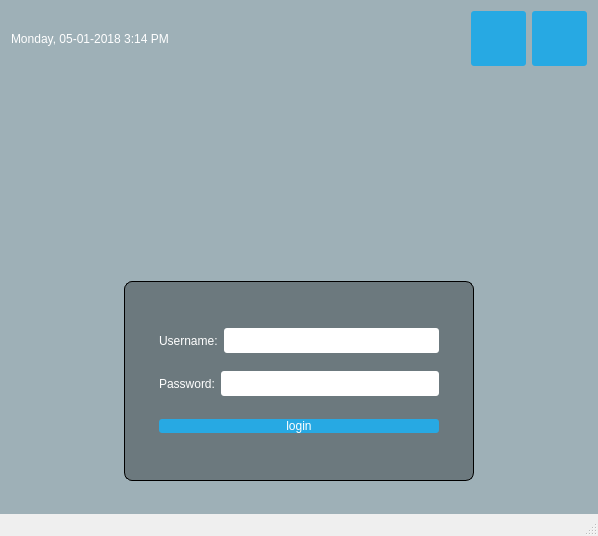
<?xml version="1.0" encoding="UTF-8"?>
<ui version="4.0">
 <class>MainWindow</class>
 <widget class="QMainWindow" name="MainWindow">
  <property name="geometry">
   <rect>
    <x>0</x>
    <y>0</y>
    <width>598</width>
    <height>536</height>
   </rect>
  </property>
  <property name="windowTitle">
   <string>MainWindow</string>
  </property>
  <property name="styleSheet">
   <string notr="true"/>
  </property>
  <property name="iconSize">
   <size>
    <width>24</width>
    <height>24</height>
   </size>
  </property>
  <widget class="QWidget" name="centralWidget">
   <property name="styleSheet">
    <string notr="true">#topPanel { background-color:
qlineargradient(spread:reflect, x1:0.5, y1:0, x2:0, y2:0,
stop:0 rgba(91, 204, 233, 100), stop:1 rgba(32, 80, 96,
100)); }
#centralWidget { 
background: rgba(32, 80, 96, 100);
border-image: url(:/images/4.jpg); 
}
#loginForm
{
background: rgba(0, 0, 0, 80);
border-radius: 8px;
}
QLabel { color: white; }
QLineEdit { border-radius: 3px; }
QPushButton
{
color: white;
background-color: #27a9e3;
border-width: 0px;
border-radius: 3px;
}
QPushButton:hover { background-color: #66c011; }

</string>
   </property>
   <layout class="QVBoxLayout" name="verticalLayout">
    <property name="leftMargin">
     <number>0</number>
    </property>
    <property name="topMargin">
     <number>0</number>
    </property>
    <property name="rightMargin">
     <number>0</number>
    </property>
    <property name="bottomMargin">
     <number>0</number>
    </property>
    <item>
     <widget class="QWidget" name="topPanel" native="true">
      <layout class="QHBoxLayout" name="horizontalLayout">
       <item>
        <widget class="QLabel" name="currentDateTime">
         <property name="text">
          <string>Monday, 05-01-2018 3:14 PM</string>
         </property>
        </widget>
       </item>
       <item>
        <spacer name="horizontalSpacer">
         <property name="orientation">
          <enum>Qt::Horizontal</enum>
         </property>
         <property name="sizeHint" stdset="0">
          <size>
           <width>40</width>
           <height>20</height>
          </size>
         </property>
        </spacer>
       </item>
       <item>
        <widget class="QPushButton" name="pushButton">
         <property name="sizePolicy">
          <sizepolicy hsizetype="Fixed" vsizetype="Fixed">
           <horstretch>0</horstretch>
           <verstretch>0</verstretch>
          </sizepolicy>
         </property>
         <property name="minimumSize">
          <size>
           <width>55</width>
           <height>55</height>
          </size>
         </property>
         <property name="text">
          <string/>
         </property>
         <property name="icon">
          <iconset>
           <normaloff>../../图片/Qt/Ui_glyphs_replay-128.png</normaloff>../../图片/Qt/Ui_glyphs_replay-128.png</iconset>
         </property>
         <property name="iconSize">
          <size>
           <width>50</width>
           <height>50</height>
          </size>
         </property>
        </widget>
       </item>
       <item>
        <widget class="QPushButton" name="pushButton_2">
         <property name="sizePolicy">
          <sizepolicy hsizetype="Fixed" vsizetype="Fixed">
           <horstretch>0</horstretch>
           <verstretch>0</verstretch>
          </sizepolicy>
         </property>
         <property name="minimumSize">
          <size>
           <width>55</width>
           <height>55</height>
          </size>
         </property>
         <property name="text">
          <string/>
         </property>
         <property name="icon">
          <iconset>
           <normaloff>../../图片/Qt/Ui_glyphs_shutdown-128.png</normaloff>../../图片/Qt/Ui_glyphs_shutdown-128.png</iconset>
         </property>
         <property name="iconSize">
          <size>
           <width>50</width>
           <height>50</height>
          </size>
         </property>
        </widget>
       </item>
      </layout>
     </widget>
    </item>
    <item>
     <spacer name="verticalSpacer_3">
      <property name="orientation">
       <enum>Qt::Vertical</enum>
      </property>
      <property name="sizeHint" stdset="0">
       <size>
        <width>20</width>
        <height>40</height>
       </size>
      </property>
     </spacer>
    </item>
    <item>
     <layout class="QHBoxLayout" name="horizontalLayout_2">
      <property name="topMargin">
       <number>0</number>
      </property>
      <item>
       <widget class="QLabel" name="label_2">
        <property name="sizePolicy">
         <sizepolicy hsizetype="Fixed" vsizetype="Fixed">
          <horstretch>0</horstretch>
          <verstretch>0</verstretch>
         </sizepolicy>
        </property>
        <property name="minimumSize">
         <size>
          <width>150</width>
          <height>150</height>
         </size>
        </property>
        <property name="styleSheet">
         <string notr="true"/>
        </property>
        <property name="text">
         <string/>
        </property>
       </widget>
      </item>
     </layout>
    </item>
    <item>
     <spacer name="verticalSpacer_4">
      <property name="orientation">
       <enum>Qt::Vertical</enum>
      </property>
      <property name="sizeType">
       <enum>QSizePolicy::Fixed</enum>
      </property>
      <property name="sizeHint" stdset="0">
       <size>
        <width>20</width>
        <height>10</height>
       </size>
      </property>
     </spacer>
    </item>
    <item>
     <layout class="QHBoxLayout" name="horizontalLayout_3">
      <property name="topMargin">
       <number>0</number>
      </property>
      <item>
       <widget class="QWidget" name="loginForm" native="true">
        <property name="sizePolicy">
         <sizepolicy hsizetype="Fixed" vsizetype="Fixed">
          <horstretch>0</horstretch>
          <verstretch>0</verstretch>
         </sizepolicy>
        </property>
        <property name="minimumSize">
         <size>
          <width>350</width>
          <height>200</height>
         </size>
        </property>
        <property name="styleSheet">
         <string notr="true">#loginForm { border: 1px solid; }</string>
        </property>
        <layout class="QVBoxLayout" name="verticalLayout_2">
         <property name="leftMargin">
          <number>35</number>
         </property>
         <property name="topMargin">
          <number>35</number>
         </property>
         <property name="rightMargin">
          <number>35</number>
         </property>
         <property name="bottomMargin">
          <number>35</number>
         </property>
         <item>
          <layout class="QHBoxLayout" name="horizontalLayout_6">
           <item>
            <widget class="QLabel" name="label_4">
             <property name="text">
              <string>Username:</string>
             </property>
            </widget>
           </item>
           <item>
            <widget class="QLineEdit" name="username">
             <property name="minimumSize">
              <size>
               <width>0</width>
               <height>25</height>
              </size>
             </property>
            </widget>
           </item>
          </layout>
         </item>
         <item>
          <layout class="QHBoxLayout" name="horizontalLayout_7">
           <item>
            <widget class="QLabel" name="label_3">
             <property name="text">
              <string>Password:</string>
             </property>
            </widget>
           </item>
           <item>
            <widget class="QLineEdit" name="password">
             <property name="minimumSize">
              <size>
               <width>0</width>
               <height>25</height>
              </size>
             </property>
            </widget>
           </item>
          </layout>
         </item>
         <item>
          <spacer name="verticalSpacer_2">
           <property name="orientation">
            <enum>Qt::Vertical</enum>
           </property>
           <property name="sizeType">
            <enum>QSizePolicy::Fixed</enum>
           </property>
           <property name="sizeHint" stdset="0">
            <size>
             <width>20</width>
             <height>5</height>
            </size>
           </property>
          </spacer>
         </item>
         <item>
          <widget class="QPushButton" name="loginButton">
           <property name="text">
            <string>login</string>
           </property>
          </widget>
         </item>
        </layout>
       </widget>
      </item>
     </layout>
    </item>
    <item>
     <spacer name="verticalSpacer">
      <property name="orientation">
       <enum>Qt::Vertical</enum>
      </property>
      <property name="sizeHint" stdset="0">
       <size>
        <width>20</width>
        <height>40</height>
       </size>
      </property>
     </spacer>
    </item>
   </layout>
  </widget>
  <widget class="QStatusBar" name="statusBar"/>
 </widget>
 <layoutdefault spacing="6" margin="11"/>
 <resources/>
 <connections/>
</ui>
